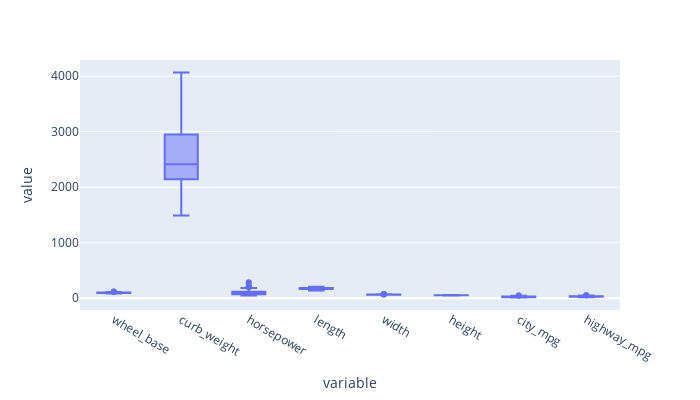

Here is the notebook cell this chart was saved with:
### Code cell
# Plotting the data
more_data_long = pd.melt(more_data)

px.box(more_data_long, x='variable', y='value', width=700, height=400)

### Figure 1 — Plotly figure (JSON) as saved in the notebook; plotly's stock layout.template omitted (floating-point values rounded to 4 significant figures; data arrays with more than 128 entries replaced by an {"elided": "..."} marker saying what was removed)
{"data": [{"alignmentgroup": "True", "hovertemplate": "variable=%{x}<br>value=%{y}<extra></extra>", "legendgroup": "", "marker": {"color": "#636efa"}, "name": "", "notched": false, "offsetgroup": "", "orientation": "v", "showlegend": false, "type": "box", "x": {"elided": "1624 str values"}, "x0": " ", "xaxis": "x", "y": {"elided": "1624 float values"}, "y0": " ", "yaxis": "y"}], "layout": {"boxmode": "group", "height": 400, "legend": {"tracegroupgap": 0}, "margin": {"t": 60}, "width": 700, "xaxis": {"anchor": "y", "domain": [0, 1], "title": {"text": "variable"}}, "yaxis": {"anchor": "x", "domain": [0, 1], "title": {"text": "value"}}}}
